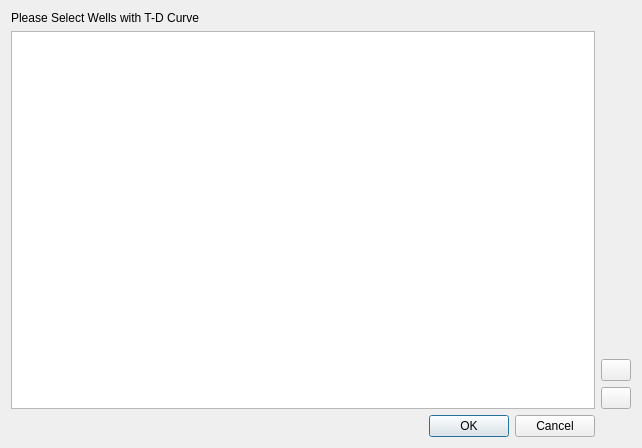
<?xml version="1.0" encoding="UTF-8"?>
<ui version="4.0">
 <class>CXDlgLFMIntersection</class>
 <widget class="QDialog" name="CXDlgLFMIntersection">
  <property name="geometry">
   <rect>
    <x>0</x>
    <y>0</y>
    <width>642</width>
    <height>448</height>
   </rect>
  </property>
  <property name="windowTitle">
   <string>Dialog</string>
  </property>
  <layout class="QGridLayout" name="gridLayout">
   <item row="0" column="0">
    <widget class="QLabel" name="label">
     <property name="text">
      <string>Please Select Wells with T-D Curve</string>
     </property>
    </widget>
   </item>
   <item row="1" column="1">
    <spacer name="verticalSpacer">
     <property name="orientation">
      <enum>Qt::Vertical</enum>
     </property>
     <property name="sizeHint" stdset="0">
      <size>
       <width>20</width>
       <height>320</height>
      </size>
     </property>
    </spacer>
   </item>
   <item row="2" column="1">
    <layout class="QVBoxLayout" name="verticalLayout">
     <item>
      <widget class="QPushButton" name="m_pBtbAddAll">
       <property name="maximumSize">
        <size>
         <width>30</width>
         <height>16777215</height>
        </size>
       </property>
       <property name="text">
        <string/>
       </property>
      </widget>
     </item>
     <item>
      <widget class="QPushButton" name="m_pBtnRemoveAll">
       <property name="maximumSize">
        <size>
         <width>30</width>
         <height>16777215</height>
        </size>
       </property>
       <property name="text">
        <string/>
       </property>
      </widget>
     </item>
    </layout>
   </item>
   <item row="3" column="0">
    <widget class="QDialogButtonBox" name="buttonBox">
     <property name="orientation">
      <enum>Qt::Horizontal</enum>
     </property>
     <property name="standardButtons">
      <set>QDialogButtonBox::Cancel|QDialogButtonBox::Ok</set>
     </property>
    </widget>
   </item>
   <item row="1" column="0" rowspan="2">
    <widget class="QListWidget" name="m_pListWidget"/>
   </item>
  </layout>
 </widget>
 <resources/>
 <connections>
  <connection>
   <sender>buttonBox</sender>
   <signal>accepted()</signal>
   <receiver>CXDlgLFMIntersection</receiver>
   <slot>accept()</slot>
   <hints>
    <hint type="sourcelabel">
     <x>248</x>
     <y>254</y>
    </hint>
    <hint type="destinationlabel">
     <x>157</x>
     <y>274</y>
    </hint>
   </hints>
  </connection>
  <connection>
   <sender>buttonBox</sender>
   <signal>rejected()</signal>
   <receiver>CXDlgLFMIntersection</receiver>
   <slot>reject()</slot>
   <hints>
    <hint type="sourcelabel">
     <x>316</x>
     <y>260</y>
    </hint>
    <hint type="destinationlabel">
     <x>286</x>
     <y>274</y>
    </hint>
   </hints>
  </connection>
 </connections>
</ui>
